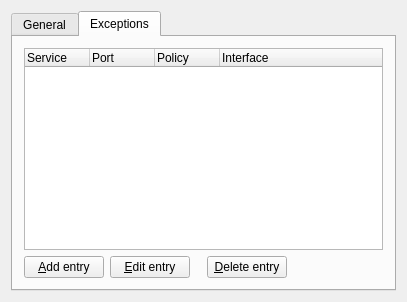
<?xml version="1.0" encoding="UTF-8"?>
<ui version="4.0">
 <class>MainDialog</class>
 <widget class="QDialog" name="MainDialog">
  <property name="geometry">
   <rect>
    <x>0</x>
    <y>0</y>
    <width>407</width>
    <height>302</height>
   </rect>
  </property>
  <property name="windowTitle">
   <string>Firewall Manager</string>
  </property>
  <layout class="QGridLayout">
   <item row="0" column="0">
    <widget class="QTabWidget" name="tabWidget4">
     <property name="currentIndex">
      <number>1</number>
     </property>
     <widget class="QWidget" name="tab">
      <attribute name="title">
       <string>General</string>
      </attribute>
      <layout class="QGridLayout">
       <item row="3" column="0">
        <spacer name="spacer6">
         <property name="orientation">
          <enum>Qt::Vertical</enum>
         </property>
         <property name="sizeType">
          <enum>QSizePolicy::Expanding</enum>
         </property>
         <property name="sizeHint" stdset="0">
          <size>
           <width>21</width>
           <height>70</height>
          </size>
         </property>
        </spacer>
       </item>
       <item row="2" column="0">
        <widget class="QGroupBox" name="groupBox_1">
         <property name="title">
          <string>Configuration</string>
         </property>
         <layout class="QGridLayout" name="gridLayout_1">
          <item row="0" column="1">
           <widget class="QPushButton" name="pbRestore">
            <property name="text">
             <string>&amp;Restore default configuration</string>
            </property>
           </widget>
          </item>
          <item row="0" column="0">
           <spacer name="spacer5_2">
            <property name="orientation">
             <enum>Qt::Horizontal</enum>
            </property>
            <property name="sizeType">
             <enum>QSizePolicy::Expanding</enum>
            </property>
            <property name="sizeHint" stdset="0">
             <size>
              <width>201</width>
              <height>21</height>
             </size>
            </property>
           </spacer>
          </item>
         </layout>
        </widget>
       </item>
       <item row="1" column="0">
        <widget class="QGroupBox" name="groupBox_2">
         <property name="title">
          <string>Firewall</string>
         </property>
         <layout class="QGridLayout" name="gridLayout_2">
          <item row="0" column="0">
           <widget class="QPushButton" name="pbStart">
            <property name="text">
             <string>&amp;Start</string>
            </property>
           </widget>
          </item>
          <item row="0" column="1">
           <widget class="QPushButton" name="pbStop">
            <property name="text">
             <string>Sto&amp;p</string>
            </property>
           </widget>
          </item>
          <item row="0" column="2">
           <widget class="QPushButton" name="pbRestart">
            <property name="text">
             <string>Re&amp;start</string>
            </property>
           </widget>
          </item>
          <item row="0" column="3">
           <spacer name="spacer7">
            <property name="orientation">
             <enum>Qt::Horizontal</enum>
            </property>
            <property name="sizeType">
             <enum>QSizePolicy::Expanding</enum>
            </property>
            <property name="sizeHint" stdset="0">
             <size>
              <width>102</width>
              <height>21</height>
             </size>
            </property>
           </spacer>
          </item>
         </layout>
        </widget>
       </item>
       <item row="0" column="0">
        <widget class="QGroupBox" name="groupBox_3">
         <property name="title">
          <string>General settings</string>
         </property>
         <layout class="QGridLayout" name="gridLayout_3">
          <item row="0" column="1">
           <spacer name="spacer8">
            <property name="orientation">
             <enum>Qt::Horizontal</enum>
            </property>
            <property name="sizeType">
             <enum>QSizePolicy::Expanding</enum>
            </property>
            <property name="sizeHint" stdset="0">
             <size>
              <width>156</width>
              <height>21</height>
             </size>
            </property>
           </spacer>
          </item>
          <item row="0" column="0">
           <widget class="QCheckBox" name="cbEnable">
            <property name="text">
             <string>Enable Firewall on startup</string>
            </property>
           </widget>
          </item>
         </layout>
        </widget>
       </item>
      </layout>
     </widget>
     <widget class="QWidget" name="tab_2">
      <attribute name="title">
       <string>Exceptions</string>
      </attribute>
      <layout class="QGridLayout">
       <item row="2" column="0">
        <widget class="QPushButton" name="pbAdd">
         <property name="text">
          <string>&amp;Add entry</string>
         </property>
        </widget>
       </item>
       <item row="2" column="1">
        <widget class="QPushButton" name="pbEdit">
         <property name="text">
          <string>&amp;Edit entry</string>
         </property>
        </widget>
       </item>
       <item row="2" column="2">
        <spacer name="spacer6_2">
         <property name="orientation">
          <enum>Qt::Horizontal</enum>
         </property>
         <property name="sizeType">
          <enum>QSizePolicy::Fixed</enum>
         </property>
         <property name="sizeHint" stdset="0">
          <size>
           <width>5</width>
           <height>21</height>
          </size>
         </property>
        </spacer>
       </item>
       <item row="2" column="3">
        <widget class="QPushButton" name="pbDelete">
         <property name="text">
          <string>&amp;Delete entry</string>
         </property>
        </widget>
       </item>
       <item row="2" column="4">
        <spacer name="spacer5">
         <property name="orientation">
          <enum>Qt::Horizontal</enum>
         </property>
         <property name="sizeType">
          <enum>QSizePolicy::Expanding</enum>
         </property>
         <property name="sizeHint" stdset="0">
          <size>
           <width>100</width>
           <height>21</height>
          </size>
         </property>
        </spacer>
       </item>
       <item row="1" column="0" colspan="5">
        <widget class="QTreeWidget" name="lvExceptions">
         <property name="allColumnsShowFocus">
          <bool>true</bool>
         </property>
         <attribute name="headerCascadingSectionResizes">
          <bool>false</bool>
         </attribute>
         <attribute name="headerDefaultSectionSize">
          <number>65</number>
         </attribute>
         <attribute name="headerHighlightSections">
          <bool>false</bool>
         </attribute>
         <attribute name="headerShowSortIndicator" stdset="0">
          <bool>false</bool>
         </attribute>
         <attribute name="headerStretchLastSection">
          <bool>true</bool>
         </attribute>
         <column>
          <property name="text">
           <string>Service</string>
          </property>
         </column>
         <column>
          <property name="text">
           <string>Port</string>
          </property>
         </column>
         <column>
          <property name="text">
           <string>Policy</string>
          </property>
         </column>
         <column>
          <property name="text">
           <string>Interface</string>
          </property>
         </column>
        </widget>
       </item>
      </layout>
     </widget>
    </widget>
   </item>
  </layout>
 </widget>
 <layoutdefault spacing="6" margin="11"/>
 <resources/>
 <connections/>
</ui>
